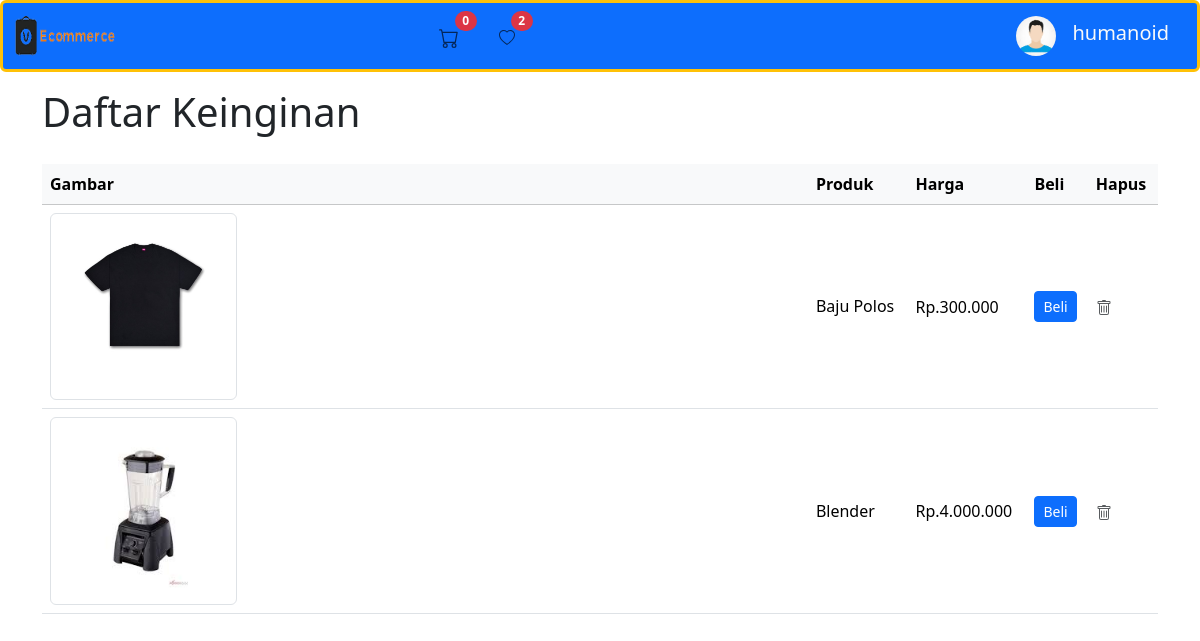
Page /E-commerce/website/daftarkeinginan.php (signed in) on the committed database.
### tables this page shows
CREATE TABLE `tbl_user` (
  `id` int(10) NOT NULL,
  `nama` varchar(100) NOT NULL,
  `username` varchar(100) NOT NULL,
  `password` varchar(255) NOT NULL,
  `alamat` text NOT NULL,
  `no_telepon` varchar(20) NOT NULL,
  `foto_profil` text NOT NULL,
  `duit` decimal(10,2) NOT NULL
);

CREATE TABLE `tbl_wishlist` (
  `id` int(11) NOT NULL,
  `user_id` int(11) NOT NULL,
  `produk_id` int(11) NOT NULL
);

CREATE TABLE `tbl_produk` (
  `id` int(111) NOT NULL,
  `user_id` int(111) NOT NULL,
  `id_kategori` int(111) NOT NULL,
  `nama_produk` varchar(255) NOT NULL,
  `deskripsi` text NOT NULL,
  `harga` decimal(10,2) DEFAULT NULL,
  `gambar` varchar(255) NOT NULL,
  `stok` int(111) NOT NULL
);

### E-commerce/website/daftarkeinginan.php (the view, shortened to what this page needs)
<?php
include '../koneksi.php';
?>
<!DOCTYPE html>
<html lang="en">
<head>
    <link href="https://cdn.jsdelivr.net/npm/bootstrap@5.3.3/dist/css/bootstrap.min.css" rel="stylesheet">
</head>
<body>
    <header>
        <?php include 'header/navbar.php'; ?>
    </header>
    <section class="mt-8 mb-14 pt-3">
        <div class="container">
            <div class="row">
                <div class="col-lg-12">
                    <div class="mb-8">
                        <h1 class="mb-1">Daftar Keinginan</h1>
                    </div>
                    <br>
                    <div>
                        <div class="table-responsive">
                            <table class="table text-nowrap table-with-checkbox">
                                <thead class="table-light">
                                    <tr>
                                        <th>Gambar</th>
                                        <th>Produk</th>
                                        <th>Harga</th>
                                        <th>Beli</th>
                                        <th>Hapus</th>
                                    </tr>
                                </thead>
                                <tbody>
                                    <?php
                                    include '../koneksi.php';
                                    $view = mysqli_query($conn, "SELECT p.*, w.* FROM tbl_wishlist w
                                                                JOIN tbl_produk p ON w.produk_id = p.id WHERE w.user_id = '$user_id'");
                                    while ($rows = mysqli_fetch_array($view)) {
                                        $id_produk = mysqli_real_escape_string($conn, $rows['produk_id']); ?>
                                        <tr>
                                            <td class="align-middle">
                                                <a href="beli.php?id=<?php echo $id_produk; ?>"><img src="http://localhost/E-commerce/E-commerce/website/gambar/<?php echo $rows['gambar']; ?>" class="img-thumbnail img-fluid w-25" alt=""></a>
                                            </td>
                                            <td class="align-middle">
                                                <div>
                                                    <h5 class="fs-6 mb-0"><?php echo $rows['nama_produk']; ?></h5>
                                                </div>
                                            </td>
                                            <td class="align-middle">Rp.<?php echo number_format($rows['harga'], 0, ',', '.'); ?></td>
                                            <td class="align-middle">
                                                <a href="beli.php?id=<?php echo $id_produk; ?>" class="btn btn-primary btn-sm">Beli
                                            </td>
                                            <td class="align-middle">
                                                <a href="?id_del=<?php echo $rows['id']; ?>" onclick="return confirm('Yakin kamu ingin menghapus Product?')" class="text-muted" data-bs-toggle="tooltip" data-bs-placement="top" aria-label="Delete" data-bs-original-title="Delete">
                                                </a>
                                            </td>
                                        </tr>
                                    <?php }
                                    ?>
                                </tbody>
                            </table>
                        </div>
                    </div>
                </div>
            </div>
        </div>
    </section>
</body>
</html>

### E-commerce/website/header/navbar.php (shortened to what this page needs)
<?php
include __DIR__ . '/../../koneksi.php';
$user_id = $_SESSION['user_id'];
$query = "SELECT * FROM tbl_user WHERE id = $user_id";
$result = mysqli_query($conn, $query);
if ($result && mysqli_num_rows($result) > 0) {
  $row = mysqli_fetch_assoc($result);
  $nama_pengguna = $row['nama'];
  $user_id = $_SESSION['user_id'];
  $cart_total = 0;
  $query_wishlist = "SELECT * FROM tbl_wishlist WHERE user_id = ?";
  $stmt = $conn->prepare($query_wishlist);
  $stmt->bind_param("i", $user_id);
  $stmt->execute();
  $result_wishlist = $stmt->get_result();
  $jumlah_wishlist = $result_wishlist->num_rows;
?>
  <nav class="navbar sticky-top navbar-expand-lg navbar-light bg-primary border border-3 rounded  border-warning">
    <div class="container-fluid bg-primary">
      <img class="navbar-brand" src="fotologo/e-commerce.png" width="100px" height="50px">
      <ul class="navbar-nav col-lg-6 justify-content-lg-center">
        <li class="nav-item position-relative">
          <a class="nav-link" aria-current="page" href="cart12.php">
            <span class="badge rounded-pill badge-notification bg-danger position-absolute" style="top: -5px; right: -10px;"><?php echo $cart_total; ?></span>
          </a>
        </li>
        <li class="nav-item ps-4 position-relative">
          <a class="nav-link" aria-current="page" href="daftarkeinginan.php">
            <span class="badge rounded-pill badge-notification bg-danger position-absolute" style="top: -5px; right: -10px;"><?php echo $jumlah_wishlist; ?></span>
          </a>
        </li>
      </ul>
      <a class="navbar-brand">
        <div class="btn-group d-lg-flex col-lg-3 justify-content-lg-end">
          <a class="bg-transparent rounded-pill d-grid gap-2 d-md-flex justify-content-md-end text-decoration-none" href="#" role="button" id="dropdownMenuLink" data-bs-toggle="dropdown" aria-expanded="false">
            <img src="http://localhost/E-commerce/E-commerce/website/fotosampul/<?php echo $row['foto_profil']; ?>" alt="Logo" style="width: 40px;" class="rounded-pill  me-md-2">
            <h1 class="navbar-brand text-light mb-0">
              <?php echo $nama_pengguna; ?>
            </h1>
          </a>
        </div>
      </a>
    </div>
  </nav>
<?php
} else {
  echo "Pengguna tidak ditemukan.";
}
?>

### rows in the picture
tbl_user: foto_profil (placeholder picture), nama "humanoid"
tbl_wishlist: produk.gambar (picture), produk.nama_produk "Baju Polos", produk.harga "300.000"
tbl_wishlist: produk.gambar (picture), produk.nama_produk "Blender", produk.harga "4.000.000"

### other values in the picture
$cart_total "0"
$jumlah_wishlist "2"
